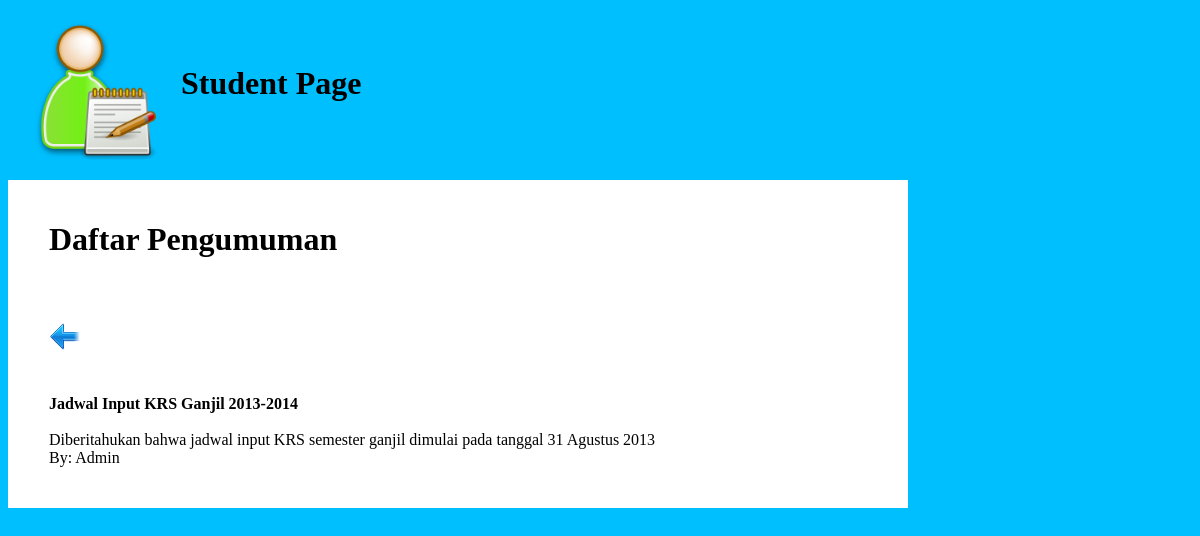
/viewpengumumanmhs.php?id=1, run on the app's committed database.
### tables this page shows
CREATE TABLE IF NOT EXISTS `data_pengumuman` (
  `id` int(11) NOT NULL AUTO_INCREMENT,
  `judul` varchar(100) NOT NULL,
  `author` varchar(50) NOT NULL,
  `isi` varchar(255) NOT NULL,
  PRIMARY KEY (`id`)
);

### viewpengumumanmhs.php (the view, shortened to what this page needs)
<html>
<head>
	<link rel="stylesheet" type="text/css" href="CSS/layout.css"/>
	<link rel="stylesheet" type="text/css" href="CSS/font.css"/>
	<link rel="stylesheet" type="text/css" href="CSS/element.css"/>
</head>
<body>
	<div id="container">
	<div id="header">
		<table border="0" cellspacing="10">
			<tr>
				<td><img src="Images/student.png" width="150" height="150" /></td>
				<td><h1>Student Page</h1></td>
			</tr>
		</table>
	</div>
	<div id="cpanel">
		<table border="0" cellspacing="40">
			<tr>
				<td colspan="3"><h1>Daftar Pengumuman</h1></td>
			</tr>
			<tr>
				<td>
					<a href="pengumumanmhs.php" title="Kembali"><img src="Images/back.png" /></a>
				</td>
			</tr>
			<?php
				$pilih = $_GET['id'];
				$tampil = "SELECT * FROM data_pengumuman WHERE id=$pilih;";
				$querytampil = mysql_query($tampil);
				while($hasil = mysql_fetch_array($querytampil)) {
					$judul = $hasil['judul'];
					$author = $hasil['author'];
					$isi = $hasil['isi'];
			?>
					<tr>
						<td>
							<?php echo "<b>$judul</b>"; ?>
							<br/><br/>
							<?php echo $isi; ?><br/>
							<?php echo "By: " .$author; ?>
						</td>
					</tr>
			<?php
				}
			?>
		</table>
	</div>
	</div>
</body>
</html>

### CSS/layout.css (style rules this page uses)
#container { margin: auto; width: 1200px; }
body { background-color: #00BFFF; }
#cpanel { background: white; margin-top: 0px; width: 900px; }

### CSS/element.css (style rules this page uses)
a:link { text-decoration: none; color: black; }

### data on the page
data_pengumuman: judul "Jadwal Input KRS Ganjil 2013-2014", isi "Diberitahukan bahwa jadwal input KRS semester ganjil dimulai pada tanggal 31 Agustus 2013", author "Admin"
